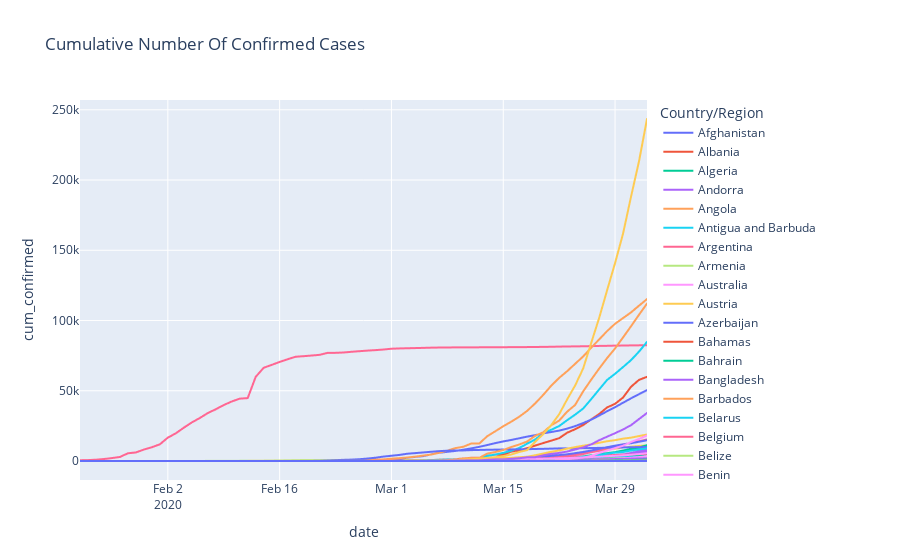

Notebook cell for this chart:
### Code cell
px.line(df_c_country, x='date', y='cum_confirmed', color='Country/Region', title = 'Cumulative Number Of Confirmed Cases')
